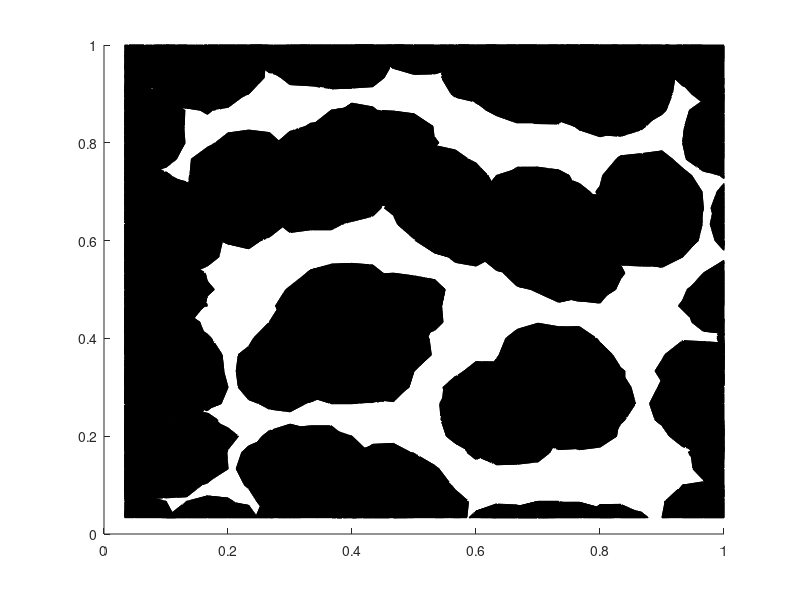

This chart was generated by the following MATLAB code: (Note: this script raises an error after producing the figure.)
%

load('ISI_sw_3d_ei.mat')
pm = pm0;

[gx1, gx2, gx3] = ndgrid(1:n1, 1:n2, 1:n3);

if exist('cnt', 'var')
  rate = cnt(1:pm.nI);
else
  rate = 1000 ./ ISI(1:pm.nI);
end
rate = reshape(rate, size(gx1));

rate = circshift(rate, [0 4 2]);
cla
switch 5
  case 0
    figure(12)
    rate = (~isnan(rate) & rate > 10)*10;
    rate(rate==0) = nan;
    scatter3(gx1(:), gx2(:), gx3(:), rate(:));
    camproj('perspective')
    axis('square')

  case 1
    figure(13)
    rate(rate==0) = nan;
    scatter3(gx1(:), gx2(:), gx3(:), rate(:));
    camproj('perspective')
    axis('square')

  case 2
    figure(14);
    gx1  = permute(gx1, [2,1,3]);
    gx2  = permute(gx2, [2,1,3]);
    rate = permute(rate, [2,1,3]);
    contourslice(gx1, gx2, gx3, rate, [], [14 15 16], []);
    camproj('perspective')
    axis('equal')

  case 3
    % not work
    figure(15);
    gx1  = permute(gx1, [2,1,3]);
    gx2  = permute(gx2, [2,1,3]);
    rate = permute(rate, [2,1,3]);
    contour3(gx1, gx2, gx3, rate);
    camproj('perspective')
    axis('equal')

  case 4
    figure(17);
    gx1  = permute(gx1, [2,1,3]);
    gx2  = permute(gx2, [2,1,3]);
    rate = permute(rate, [2,1,3]);
    val = 20;
    isosurface(gx1, gx2, gx3, rate, val);
    camproj('perspective')
    axis('equal')

  case 5
%    figure(18);
%    cla
    gx1  = permute(gx1, [2,1,3]) / n1;
    gx2  = permute(gx2, [2,1,3]) / n2;
    gx3  = gx3 / n3;
    rate = permute(rate, [2,1,3]);
    val = 10;
    p = patch(isosurface(gx1, gx2, gx3, rate, val));
    isonormals(gx1, gx2, gx3, rate, p)
    
    % Compute color based on depth.
    [az, el] = view();
    view_normal = -[sin(az/180*pi)*cos(el/180*pi); -cos(az/180*pi)*cos(el/180*pi); sin(el/180*pi)];
    depth = p.Vertices * view_normal;
    depth = (depth - min(depth)) / (max(depth)-min(depth));
    fhue = @(x) interp1([0 0.5 1], [0.6 0.667 0.7], x);
    fsat = @(x) interp1([0 0.5 1], [1 1 0], x);
    fval = @(x) interp1([0 0.5 1], [1 1 0], x);
    hsvc = [fhue(depth), fsat(depth), fval(depth)];
    
    p.FaceVertexCData = hsv2rgb(hsvc);
    p.FaceColor = 'interp'; % [0 0 1];
    p.EdgeColor = 'none';

    % Compute transparency based on focus.
    ftrans = @(x) 1-(1-exp(-10*(x))).^20;
    p.FaceVertexAlphaData = ftrans(sqrt(sum((p.Vertices - [1 1 1]/2).^2,2)));
    p.FaceAlpha = 'interp';  % 0.7
    
    view([-37.5 30])
    daspect([1 1 1]);
    axis([0 1 0 1 0 1])
    xlabel('x')
    ylabel('y')
    zlabel('z')
    set(gca,'Fontname','Arial','Fontsize',12)
    
    camlight
    camlight
    lighting gouraud  % gouraud phong
    camproj('perspective')
    
    if exist('h2', 'var')
      set(h2,'Position', [0.22 0.05 0.62 0.5])
    end
    print('-dpng', 'pic_tmp/view-3d-v2.png')
    print('-depsc2', 'pic_tmp/view-3d-v2.eps', '-r600')

  case 6
    gx1  = permute(gx1, [2,1,3]);
    gx2  = permute(gx2, [2,1,3]);
    rate = permute(rate, [2,1,3]);

    kf = 1;
    [gx1e, gx2e, gx3e] = meshgrid(1:n1*kf, 1:n2*kf, 1:n3*kf);
    gx1e = gx1e / kf;
    gx2e = gx2e / kf;
    gx3e = gx3e / kf;
    ratee = interp3(gx1, gx2, gx3, rate, gx1e, gx2e, gx3e, 'makima');  % 'spline'
%    ratee = interp3(rate, kf);

    try
      close(19)
    catch
    end
    figure(19);

%    x = n1*[0.8 0.7 0.6 0.7];
%    y = n2*[0 1 1 0];
%    z = n3*[0 0 1 1];
%    colormap('gray')
%    patch(x, y, z, [1 1 1 1]);
%    alpha(0.4)

    val = 7;
    p = patch(isosurface(gx1e, gx2e, gx3e, ratee, val));
    isonormals(gx1e, gx2e, gx3e, ratee, p)
    p.FaceColor = 'blue';
    p.EdgeColor = 'none';
    alpha(0.7)

    daspect([1 1 1]);
    view(3);
    axis tight
    
    camlight
    lighting gouraud
    camproj('perspective')
    axis('equal')
%    print('-dpng', 'pic_tmp/view-3d.png')
%    view([5,-1,0])
%    print('-dpng', 'pic_tmp/view-left.png')
%    view([5,1,0])
%    print('-dpng', 'pic_tmp/view-right.png')
end

%figure(21);
%imagesc(ratee(:,:,2))

%figure(20);
%imagesc(rate(:,:,1))

%figure(20)
%for k = 1 : size(rate,3)
%  imagesc(rate(:,:,k))
%  print('-dpng', sprintf('pic_tmp/slice_%0.2d.png', k));
%end
% ffmpeg -framerate 8 -pattern_type glob -i '*.png' -c:v libx264 out.mp4

